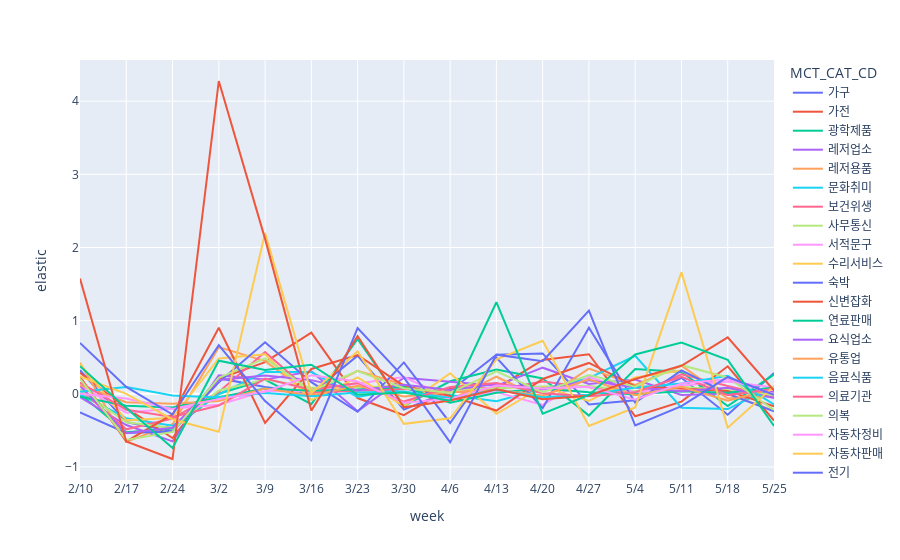

Source (notebook cell):
### Code cell
daegu_df = concat_elastic(data=daegu_covid_table2020, start_week=7, end_week=22)

fig = px.line(daegu_df, x="week", y="elastic", color='MCT_CAT_CD')
fig.update_layout(xaxis=dict(tickmode='array', tickvals=np.arange(0, len(test2)), ticktext=test2))
fig.show()

### Figure 1 — Plotly figure (JSON) as saved in the notebook; plotly's stock layout.template omitted (floating-point values rounded to 4 significant figures)
{"data": [{"hovertemplate": "MCT_CAT_CD=가구<br>week=%{x}<br>elastic=%{y}<extra></extra>", "legendgroup": "가구", "line": {"color": "#636efa", "dash": "solid"}, "mode": "lines", "name": "가구", "orientation": "v", "showlegend": true, "type": "scatter", "x": [7, 8, 9, 10, 11, 12, 13, 14, 15, 16, 17, 18, 19, 20, 21, 22], "xaxis": "x", "y": [0.3221, -0.3867, -0.5151, 0.2139, 0.09196, 0.004233, 0.5217, -0.2168, 0.03928, 0.533, 0.552, -0.1468, -0.08716, 0.2187, -0.2861, 0.2845], "yaxis": "y"}, {"hovertemplate": "MCT_CAT_CD=가전<br>week=%{x}<br>elastic=%{y}<extra></extra>", "legendgroup": "가전", "line": {"color": "#EF553B", "dash": "solid"}, "mode": "lines", "name": "가전", "orientation": "v", "showlegend": true, "type": "scatter", "x": [7, 8, 9, 10, 11, 12, 13, 14, 15, 16, 17, 18, 19, 20, 21, 22], "xaxis": "x", "y": [0.2863, -0.1945, -0.6042, 0.2041, 0.4335, 0.8369, -0.05816, -0.2926, 0.08087, 0.07415, 0.4624, 0.5404, -0.3068, -0.1071, 0.3757, -0.3668], "yaxis": "y"}, {"hovertemplate": "MCT_CAT_CD=광학제품<br>week=%{x}<br>elastic=%{y}<extra></extra>", "legendgroup": "광학제품", "line": {"color": "#00cc96", "dash": "solid"}, "mode": "lines", "name": "광학제품", "orientation": "v", "showlegend": true, "type": "scatter", "x": [7, 8, 9, 10, 11, 12, 13, 14, 15, 16, 17, 18, 19, 20, 21, 22], "xaxis": "x", "y": [-0.001756, -0.5248, -0.4733, 0.0007841, 0.1954, -0.1416, 0.7506, -0.1654, 0.171, 0.3326, 0.2087, -0.2974, 0.3398, 0.2979, -0.1674, 0.2647], "yaxis": "y"}, {"hovertemplate": "MCT_CAT_CD=레저업소<br>week=%{x}<br>elastic=%{y}<extra></extra>", "legendgroup": "레저업소", "line": {"color": "#ab63fa", "dash": "solid"}, "mode": "lines", "name": "레저업소", "orientation": "v", "showlegend": true, "type": "scatter", "x": [7, 8, 9, 10, 11, 12, 13, 14, 15, 16, 17, 18, 19, 20, 21, 22], "xaxis": "x", "y": [-0.04468, -0.4272, -0.6504, 0.2517, 0.194, 0.308, -0.2371, 0.2195, 0.1632, 0.1088, 0.3569, 0.1349, 0.1943, -0.01609, 0.00302, 0.02661], "yaxis": "y"}, {"hovertemplate": "MCT_CAT_CD=레저용품<br>week=%{x}<br>elastic=%{y}<extra></extra>", "legendgroup": "레저용품", "line": {"color": "#FFA15A", "dash": "solid"}, "mode": "lines", "name": "레저용품", "orientation": "v", "showlegend": true, "type": "scatter", "x": [7, 8, 9, 10, 11, 12, 13, 14, 15, 16, 17, 18, 19, 20, 21, 22], "xaxis": "x", "y": [0.4254, -0.6571, -0.4159, 0.6381, 0.4472, -0.01212, 0.3143, 0.1242, -0.08484, 0.2334, -0.07089, 0.3437, 0.121, 0.3853, -0.0635, -0.03114], "yaxis": "y"}, {"hovertemplate": "MCT_CAT_CD=문화취미<br>week=%{x}<br>elastic=%{y}<extra></extra>", "legendgroup": "문화취미", "line": {"color": "#19d3f3", "dash": "solid"}, "mode": "lines", "name": "문화취미", "orientation": "v", "showlegend": true, "type": "scatter", "x": [7, 8, 9, 10, 11, 12, 13, 14, 15, 16, 17, 18, 19, 20, 21, 22], "xaxis": "x", "y": [-0.003767, -0.3333, -0.4361, -0.006464, 0.2984, 0.2972, -0.04173, 0.073, -0.01787, -0.1014, 0.06704, 0.2136, 0.5202, -0.1893, -0.2091, 0.1003], "yaxis": "y"}, {"hovertemplate": "MCT_CAT_CD=보건위생<br>week=%{x}<br>elastic=%{y}<extra></extra>", "legendgroup": "보건위생", "line": {"color": "#FF6692", "dash": "solid"}, "mode": "lines", "name": "보건위생", "orientation": "v", "showlegend": true, "type": "scatter", "x": [7, 8, 9, 10, 11, 12, 13, 14, 15, 16, 17, 18, 19, 20, 21, 22], "xaxis": "x", "y": [0.06021, -0.4853, -0.3376, 0.02572, 0.5705, 0.01913, 0.04143, 0.06631, 0.02234, 0.05401, 0.1689, 0.08991, -0.01324, 0.2669, 0.1077, -0.04794], "yaxis": "y"}, {"hovertemplate": "MCT_CAT_CD=사무통신<br>week=%{x}<br>elastic=%{y}<extra></extra>", "legendgroup": "사무통신", "line": {"color": "#B6E880", "dash": "solid"}, "mode": "lines", "name": "사무통신", "orientation": "v", "showlegend": true, "type": "scatter", "x": [7, 8, 9, 10, 11, 12, 13, 14, 15, 16, 17, 18, 19, 20, 21, 22], "xaxis": "x", "y": [0.0595, -0.3889, -0.4667, 0.0446, 0.194, 0.08481, 0.08173, 0.1165, 0.05138, 0.07302, 0.1012, 0.1071, 0.03718, 0.09772, 0.04851, -0.01855], "yaxis": "y"}, {"hovertemplate": "MCT_CAT_CD=서적문구<br>week=%{x}<br>elastic=%{y}<extra></extra>", "legendgroup": "서적문구", "line": {"color": "#FF97FF", "dash": "solid"}, "mode": "lines", "name": "서적문구", "orientation": "v", "showlegend": true, "type": "scatter", "x": [7, 8, 9, 10, 11, 12, 13, 14, 15, 16, 17, 18, 19, 20, 21, 22], "xaxis": "x", "y": [0.1168, -0.2579, -0.2014, -0.1501, 0.03783, 0.03046, 0.1405, 0.2282, -0.06114, 0.02282, -0.1515, 0.2321, 0.01643, 0.1126, 0.1697, 0.08754], "yaxis": "y"}, {"hovertemplate": "MCT_CAT_CD=수리서비스<br>week=%{x}<br>elastic=%{y}<extra></extra>", "legendgroup": "수리서비스", "line": {"color": "#FECB52", "dash": "solid"}, "mode": "lines", "name": "수리서비스", "orientation": "v", "showlegend": true, "type": "scatter", "x": [7, 8, 9, 10, 11, 12, 13, 14, 15, 16, 17, 18, 19, 20, 21, 22], "xaxis": "x", "y": [0.4075, -0.3629, -0.3276, 0.4832, 0.5401, -0.08547, 0.2239, -0.1692, 0.2822, -0.2732, 0.09644, -0.09658, 0.223, 0.3176, -0.003187, -0.2308], "yaxis": "y"}, {"hovertemplate": "MCT_CAT_CD=숙박<br>week=%{x}<br>elastic=%{y}<extra></extra>", "legendgroup": "숙박", "line": {"color": "#636efa", "dash": "solid"}, "mode": "lines", "name": "숙박", "orientation": "v", "showlegend": true, "type": "scatter", "x": [7, 8, 9, 10, 11, 12, 13, 14, 15, 16, 17, 18, 19, 20, 21, 22], "xaxis": "x", "y": [-0.2528, -0.5351, -0.5153, 0.1585, 0.7048, 0.1593, -0.2463, 0.4287, -0.3987, 0.4937, -0.1958, 0.902, -0.1188, 0.3193, 0.0009156, -0.2391], "yaxis": "y"}, {"hovertemplate": "MCT_CAT_CD=신변잡화<br>week=%{x}<br>elastic=%{y}<extra></extra>", "legendgroup": "신변잡화", "line": {"color": "#EF553B", "dash": "solid"}, "mode": "lines", "name": "신변잡화", "orientation": "v", "showlegend": true, "type": "scatter", "x": [7, 8, 9, 10, 11, 12, 13, 14, 15, 16, 17, 18, 19, 20, 21, 22], "xaxis": "x", "y": [0.2335, -0.6496, -0.2819, 0.9033, -0.3983, 0.34, 0.5298, 0.1074, -0.03101, -0.2286, 0.2032, 0.4218, 0.1018, 0.0723, 0.0395, -0.1698], "yaxis": "y"}, {"hovertemplate": "MCT_CAT_CD=연료판매<br>week=%{x}<br>elastic=%{y}<extra></extra>", "legendgroup": "연료판매", "line": {"color": "#00cc96", "dash": "solid"}, "mode": "lines", "name": "연료판매", "orientation": "v", "showlegend": true, "type": "scatter", "x": [7, 8, 9, 10, 11, 12, 13, 14, 15, 16, 17, 18, 19, 20, 21, 22], "xaxis": "x", "y": [-0.03982, -0.1647, -0.1872, -0.04759, 0.07187, 0.043, 0.05788, 0.09333, -0.1215, 0.01476, 0.07237, 0.02167, -0.004819, 0.03475, 0.01337, 0.08611], "yaxis": "y"}, {"hovertemplate": "MCT_CAT_CD=요식업소<br>week=%{x}<br>elastic=%{y}<extra></extra>", "legendgroup": "요식업소", "line": {"color": "#ab63fa", "dash": "solid"}, "mode": "lines", "name": "요식업소", "orientation": "v", "showlegend": true, "type": "scatter", "x": [7, 8, 9, 10, 11, 12, 13, 14, 15, 16, 17, 18, 19, 20, 21, 22], "xaxis": "x", "y": [0.1107, -0.5391, -0.4638, 0.1902, 0.2487, 0.187, 0.04615, 0.1245, 0.05307, 0.1343, 0.06043, 0.1865, 0.08612, 0.03573, 0.08237, -0.05675], "yaxis": "y"}, {"hovertemplate": "MCT_CAT_CD=유통업<br>week=%{x}<br>elastic=%{y}<extra></extra>", "legendgroup": "유통업", "line": {"color": "#FFA15A", "dash": "solid"}, "mode": "lines", "name": "유통업", "orientation": "v", "showlegend": true, "type": "scatter", "x": [7, 8, 9, 10, 11, 12, 13, 14, 15, 16, 17, 18, 19, 20, 21, 22], "xaxis": "x", "y": [0.1172, -0.1144, -0.1356, -0.09952, 0.07233, -0.02449, 0.1096, -0.03667, 0.01985, 0.05607, -0.02248, 0.1967, -0.02026, 0.09559, -0.09406, 0.07359], "yaxis": "y"}, {"hovertemplate": "MCT_CAT_CD=음료식품<br>week=%{x}<br>elastic=%{y}<extra></extra>", "legendgroup": "음료식품", "line": {"color": "#19d3f3", "dash": "solid"}, "mode": "lines", "name": "음료식품", "orientation": "v", "showlegend": true, "type": "scatter", "x": [7, 8, 9, 10, 11, 12, 13, 14, 15, 16, 17, 18, 19, 20, 21, 22], "xaxis": "x", "y": [0.02865, 0.0922, -0.02309, -0.05064, 0.01172, -0.03294, 0.01924, 0.03239, -0.05887, 0.05543, -0.04808, -0.01364, 0.0853, 0.1404, 0.2456, -0.1463], "yaxis": "y"}, {"hovertemplate": "MCT_CAT_CD=의료기관<br>week=%{x}<br>elastic=%{y}<extra></extra>", "legendgroup": "의료기관", "line": {"color": "#FF6692", "dash": "solid"}, "mode": "lines", "name": "의료기관", "orientation": "v", "showlegend": true, "type": "scatter", "x": [7, 8, 9, 10, 11, 12, 13, 14, 15, 16, 17, 18, 19, 20, 21, 22], "xaxis": "x", "y": [0.1537, -0.2176, -0.3154, -0.1611, 0.2076, 0.05516, 0.1476, -0.1062, 0.0928, 0.1486, 0.006999, -0.0335, 0.0219, 0.2326, -0.01902, 0.06915], "yaxis": "y"}, {"hovertemplate": "MCT_CAT_CD=의복<br>week=%{x}<br>elastic=%{y}<extra></extra>", "legendgroup": "의복", "line": {"color": "#B6E880", "dash": "solid"}, "mode": "lines", "name": "의복", "orientation": "v", "showlegend": true, "type": "scatter", "x": [7, 8, 9, 10, 11, 12, 13, 14, 15, 16, 17, 18, 19, 20, 21, 22], "xaxis": "x", "y": [0.2078, -0.6306, -0.5212, 0.2181, 0.4851, 0.04111, 0.3119, 0.07705, 0.01385, 0.3058, 0.02259, 0.2564, 0.09644, 0.3912, 0.2235, -0.2206], "yaxis": "y"}, {"hovertemplate": "MCT_CAT_CD=자동차정비<br>week=%{x}<br>elastic=%{y}<extra></extra>", "legendgroup": "자동차정비", "line": {"color": "#FF97FF", "dash": "solid"}, "mode": "lines", "name": "자동차정비", "orientation": "v", "showlegend": true, "type": "scatter", "x": [7, 8, 9, 10, 11, 12, 13, 14, 15, 16, 17, 18, 19, 20, 21, 22], "xaxis": "x", "y": [0.002522, -0.06469, -0.2062, -0.06909, 0.02741, 0.2532, 0.1675, -0.1232, -0.06622, 0.1144, 0.07115, 0.09661, -0.08155, 0.1427, 0.1997, -0.002113], "yaxis": "y"}, {"hovertemplate": "MCT_CAT_CD=자동차판매<br>week=%{x}<br>elastic=%{y}<extra></extra>", "legendgroup": "자동차판매", "line": {"color": "#FECB52", "dash": "solid"}, "mode": "lines", "name": "자동차판매", "orientation": "v", "showlegend": true, "type": "scatter", "x": [7, 8, 9, 10, 11, 12, 13, 14, 15, 16, 17, 18, 19, 20, 21, 22], "xaxis": "x", "y": [0.2378, -0.001057, -0.3509, -0.5186, 2.199, 0.007548, 0.58, -0.4106, -0.3345, 0.472, 0.7242, -0.4388, -0.1864, 1.663, -0.4628, 0.1046], "yaxis": "y"}, {"hovertemplate": "MCT_CAT_CD=전기<br>week=%{x}<br>elastic=%{y}<extra></extra>", "legendgroup": "전기", "line": {"color": "#636efa", "dash": "solid"}, "mode": "lines", "name": "전기", "orientation": "v", "showlegend": true, "type": "scatter", "x": [7, 8, 9, 10, 11, 12, 13, 14, 15, 16, 17, 18, 19, 20, 21, 22], "xaxis": "x", "y": [0.6945, 0.09326, -0.2827, 0.6652, -0.09908, -0.6378, 0.898, 0.2251, -0.665, 0.5351, 0.4455, 1.137, -0.4335, -0.1697, 0.2301, -0.01341], "yaxis": "y"}, {"hovertemplate": "MCT_CAT_CD=주방용구<br>week=%{x}<br>elastic=%{y}<extra></extra>", "legendgroup": "주방용구", "line": {"color": "#EF553B", "dash": "solid"}, "mode": "lines", "name": "주방용구", "orientation": "v", "showlegend": true, "type": "scatter", "x": [7, 8, 9, 10, 11, 12, 13, 14, 15, 16, 17, 18, 19, 20, 21, 22], "xaxis": "x", "y": [1.575, -0.6522, -0.8912, 4.276, 2.118, -0.2296, 0.7902, -0.1852, -0.09147, 0.06098, -0.07458, -0.02677, 0.2021, 0.3826, 0.7724, 0.0434], "yaxis": "y"}, {"hovertemplate": "MCT_CAT_CD=직물<br>week=%{x}<br>elastic=%{y}<extra></extra>", "legendgroup": "직물", "line": {"color": "#00cc96", "dash": "solid"}, "mode": "lines", "name": "직물", "orientation": "v", "showlegend": true, "type": "scatter", "x": [7, 8, 9, 10, 11, 12, 13, 14, 15, 16, 17, 18, 19, 20, 21, 22], "xaxis": "x", "y": [0.3782, -0.1939, -0.741, 0.4524, 0.3253, 0.3978, -0.01268, 0.0182, -0.09317, 1.252, -0.2711, -0.0155, 0.5369, 0.7005, 0.4646, -0.4388], "yaxis": "y"}], "layout": {"legend": {"title": {"text": "MCT_CAT_CD"}, "tracegroupgap": 0}, "margin": {"t": 60}, "xaxis": {"anchor": "y", "domain": [0, 1], "tickmode": "array", "ticktext": ["12/23", "12/30", "1/6", "1/13", "1/20", "1/27", "2/3", "2/10", "2/17", "2/24", "3/2", "3/9", "3/16", "3/23", "3/30", "4/6", "4/13", "4/20", "4/27", "5/4", "5/11", "5/18", "5/25", "6/1", "6/8", "6/15", "6/22", "6/29", "7/6", "7/13", "7/20", "7/27", "8/3", "8/10", "8/17", "8/24", "8/31", "9/7", "9/14", "9/21", "9/28", "10/5", "10/12", "10/19", "10/26", "11/2", "11/9", "11/16", "11/23", "11/30", "12/7", "12/14"], "tickvals": [0, 1, 2, 3, 4, 5, 6, 7, 8, 9, 10, 11, 12, 13, 14, 15, 16, 17, 18, 19, 20, 21, 22, 23, 24, 25, 26, 27, 28, 29, 30, 31, 32, 33, 34, 35, 36, 37, 38, 39, 40, 41, 42, 43, 44, 45, 46, 47, 48, 49, 50, 51], "title": {"text": "week"}}, "yaxis": {"anchor": "x", "domain": [0, 1], "title": {"text": "elastic"}}}}
